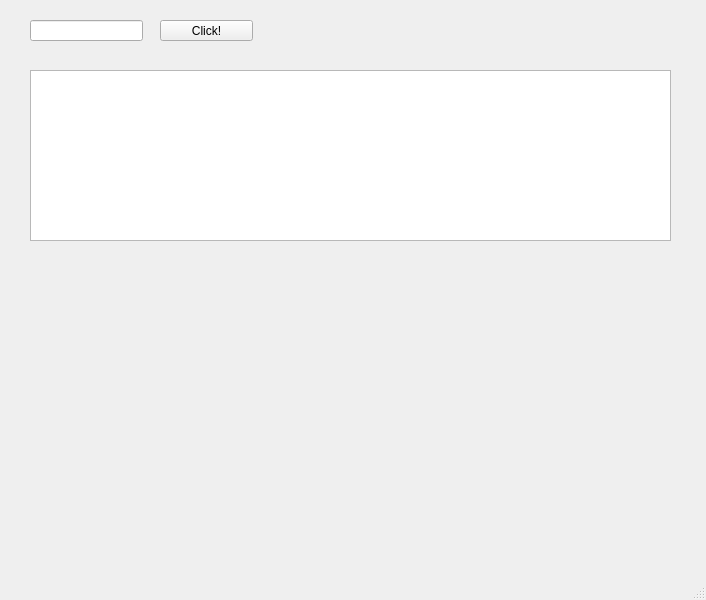
<?xml version="1.0" encoding="UTF-8"?>
<ui version="4.0">
 <class>MainWindow</class>
 <widget class="QMainWindow" name="MainWindow">
  <property name="geometry">
   <rect>
    <x>0</x>
    <y>0</y>
    <width>706</width>
    <height>600</height>
   </rect>
  </property>
  <property name="windowTitle">
   <string>MainWindow</string>
  </property>
  <widget class="QWidget" name="centralwidget">
   <widget class="QPushButton" name="pushButton">
    <property name="geometry">
     <rect>
      <x>160</x>
      <y>20</y>
      <width>93</width>
      <height>21</height>
     </rect>
    </property>
    <property name="text">
     <string>Click!</string>
    </property>
   </widget>
   <widget class="QTextBrowser" name="textEdit">
    <property name="geometry">
     <rect>
      <x>30</x>
      <y>70</y>
      <width>641</width>
      <height>171</height>
     </rect>
    </property>
   </widget>
   <widget class="QLineEdit" name="lineEdit">
    <property name="geometry">
     <rect>
      <x>30</x>
      <y>20</y>
      <width>113</width>
      <height>21</height>
     </rect>
    </property>
   </widget>
  </widget>
  <widget class="QMenuBar" name="menubar">
   <property name="geometry">
    <rect>
     <x>0</x>
     <y>0</y>
     <width>706</width>
     <height>26</height>
    </rect>
   </property>
  </widget>
  <widget class="QStatusBar" name="statusbar"/>
 </widget>
 <resources/>
 <connections/>
</ui>
